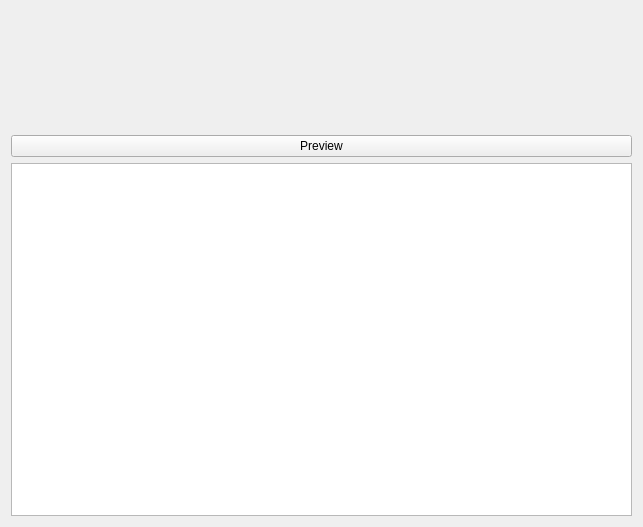
<?xml version="1.0" encoding="UTF-8"?>
<ui version="4.0">
 <class>ImageTagWindow</class>
 <widget class="QWidget" name="ImageTagWindow">
  <property name="geometry">
   <rect>
    <x>0</x>
    <y>0</y>
    <width>643</width>
    <height>527</height>
   </rect>
  </property>
  <property name="windowTitle">
   <string>ImageTag Preview</string>
  </property>
  <layout class="QGridLayout" name="gridLayout_2" rowstretch="1,0,3" columnstretch="0,0">
   <item row="2" column="1">
    <widget class="QTableView" name="resultlist">
     <property name="editTriggers">
      <set>QAbstractItemView::NoEditTriggers</set>
     </property>
     <property name="alternatingRowColors">
      <bool>true</bool>
     </property>
     <property name="selectionMode">
      <enum>QAbstractItemView::NoSelection</enum>
     </property>
     <property name="selectionBehavior">
      <enum>QAbstractItemView::SelectRows</enum>
     </property>
     <property name="sortingEnabled">
      <bool>true</bool>
     </property>
     <attribute name="horizontalHeaderHighlightSections">
      <bool>false</bool>
     </attribute>
     <attribute name="horizontalHeaderShowSortIndicator" stdset="0">
      <bool>true</bool>
     </attribute>
     <attribute name="horizontalHeaderStretchLastSection">
      <bool>true</bool>
     </attribute>
     <attribute name="verticalHeaderHighlightSections">
      <bool>false</bool>
     </attribute>
    </widget>
   </item>
   <item row="0" column="1">
    <widget class="dg::widget::TagSelector" name="tagSelector" native="true">
     <property name="sizePolicy">
      <sizepolicy hsizetype="Preferred" vsizetype="Preferred">
       <horstretch>0</horstretch>
       <verstretch>0</verstretch>
      </sizepolicy>
     </property>
    </widget>
   </item>
   <item row="1" column="1">
    <widget class="QPushButton" name="pbSearch">
     <property name="sizePolicy">
      <sizepolicy hsizetype="Minimum" vsizetype="Preferred">
       <horstretch>0</horstretch>
       <verstretch>0</verstretch>
      </sizepolicy>
     </property>
     <property name="text">
      <string>Preview</string>
     </property>
    </widget>
   </item>
  </layout>
  <action name="actionSearch">
   <property name="text">
    <string>Search</string>
   </property>
  </action>
 </widget>
 <customwidgets>
  <customwidget>
   <class>dg::widget::TagSelector</class>
   <extends>QWidget</extends>
   <header>src/widget/tagselector.hpp</header>
   <container>1</container>
  </customwidget>
 </customwidgets>
 <resources/>
 <connections>
  <connection>
   <sender>pbSearch</sender>
   <signal>clicked()</signal>
   <receiver>actionSearch</receiver>
   <slot>trigger()</slot>
   <hints>
    <hint type="sourcelabel">
     <x>499</x>
     <y>260</y>
    </hint>
    <hint type="destinationlabel">
     <x>-1</x>
     <y>-1</y>
    </hint>
   </hints>
  </connection>
  <connection>
   <sender>actionSearch</sender>
   <signal>triggered()</signal>
   <receiver>ImageTagWindow</receiver>
   <slot>onSearch()</slot>
   <hints>
    <hint type="sourcelabel">
     <x>-1</x>
     <y>-1</y>
    </hint>
    <hint type="destinationlabel">
     <x>276</x>
     <y>205</y>
    </hint>
   </hints>
  </connection>
 </connections>
 <slots>
  <slot>onSearch()</slot>
 </slots>
</ui>
